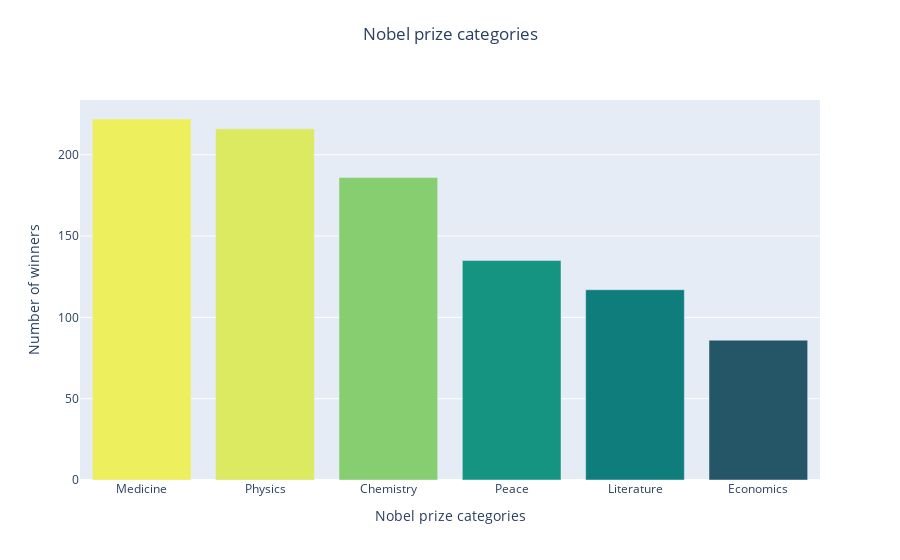

This figure's notebook cell:
### Code cell
v_bar = px.bar(
    x=categories.index,
    y=categories.values,
    title="Nobel prize categories",
    color_continuous_scale="Aggrnyl",
    color = categories.values,
)

v_bar.update_layout(
    xaxis_title="Nobel prize categories",
    coloraxis_showscale=False,
    yaxis_title="Number of winners",
    title_x=0.5,
    title_y=0.95,
    font=dict(size=12),
    showlegend=False,
)

v_bar.show()

### Figure 1 — Plotly figure (JSON) as saved in the notebook; plotly's stock layout.template omitted (floating-point values rounded to 4 significant figures)
{"data": [{"hovertemplate": "x=%{x}<br>y=%{y}<br>color=%{marker.color}<extra></extra>", "legendgroup": "", "marker": {"color": [222, 216, 186, 135, 117, 86], "coloraxis": "coloraxis", "pattern": {"shape": ""}}, "name": "", "orientation": "v", "showlegend": false, "textposition": "auto", "type": "bar", "x": ["Medicine", "Physics", "Chemistry", "Peace", "Literature", "Economics"], "xaxis": "x", "y": [222, 216, 186, 135, 117, 86], "yaxis": "y"}], "layout": {"barmode": "relative", "coloraxis": {"colorbar": {"title": {"text": "color"}}, "colorscale": [[0, "rgb(36, 86, 104)"], [0.1667, "rgb(15, 114, 121)"], [0.3333, "rgb(13, 143, 129)"], [0.5, "rgb(57, 171, 126)"], [0.6667, "rgb(110, 197, 116)"], [0.8333, "rgb(169, 220, 103)"], [1, "rgb(237, 239, 93)"]], "showscale": false}, "font": {"size": 12}, "legend": {"tracegroupgap": 0}, "showlegend": false, "title": {"text": "Nobel prize categories", "x": 0.5, "y": 0.95}, "xaxis": {"anchor": "y", "domain": [0, 1], "title": {"text": "Nobel prize categories"}}, "yaxis": {"anchor": "x", "domain": [0, 1], "title": {"text": "Number of winners"}}}}
